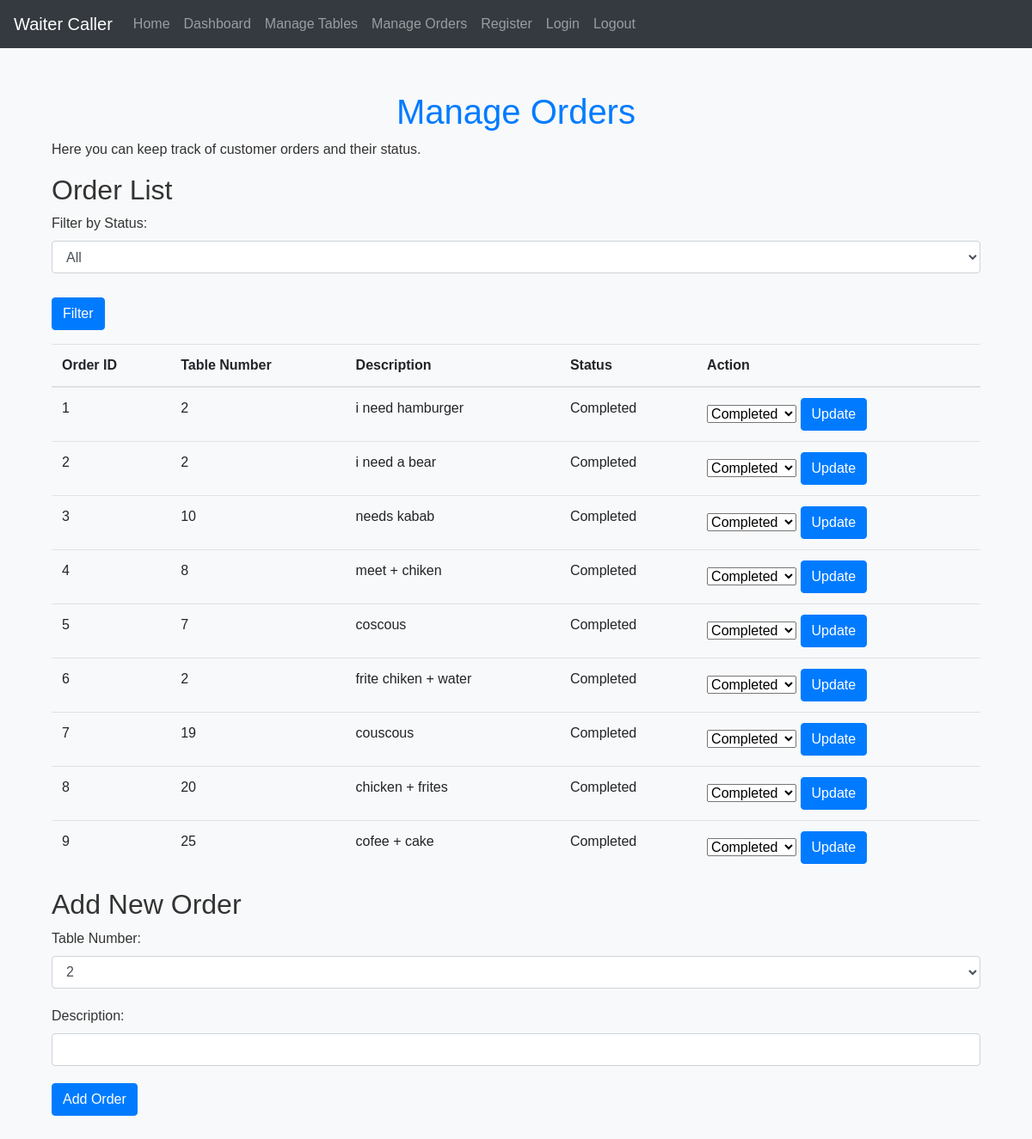
/manage_orders (signed in), run on an earlier commit of the app's database.
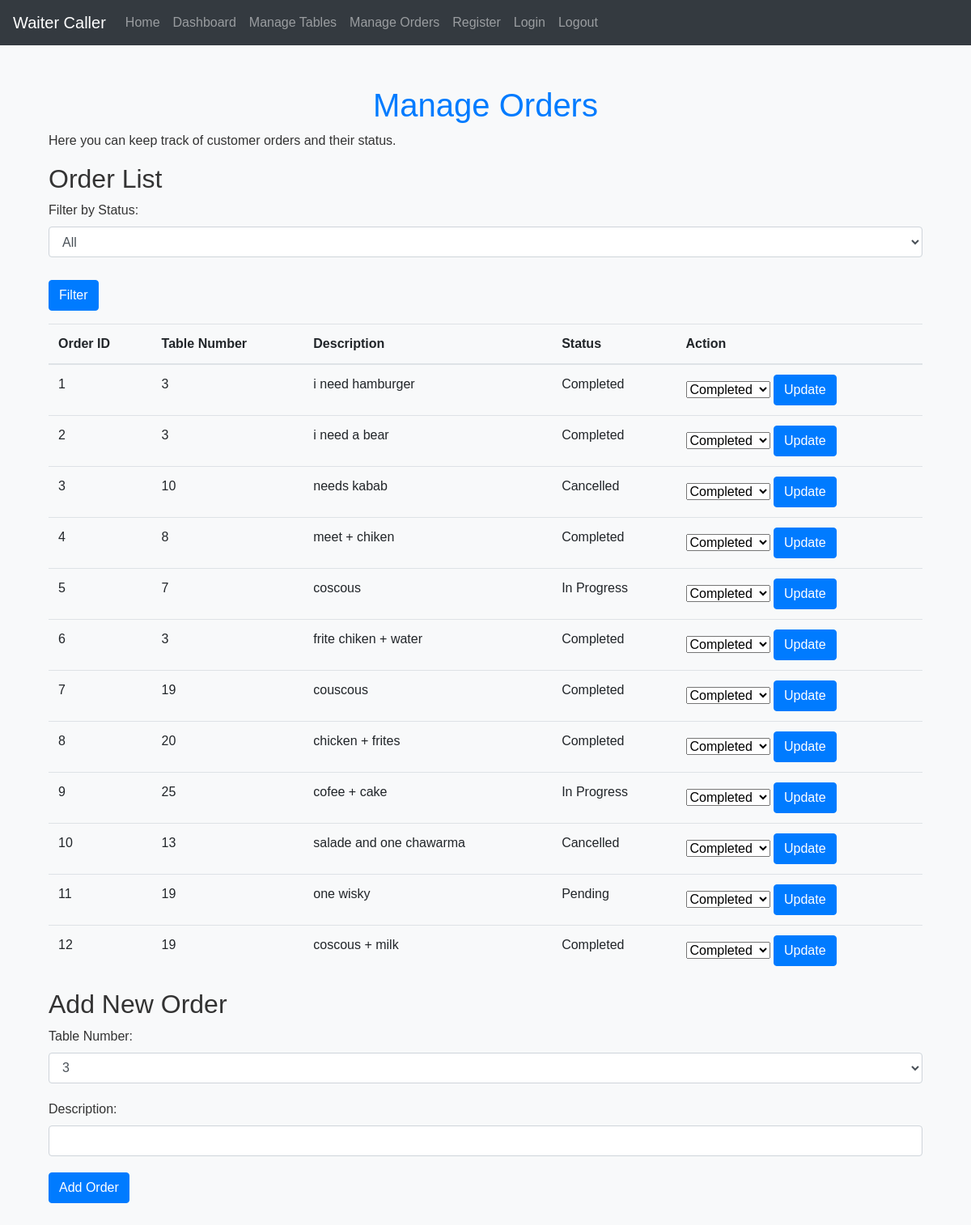
And on a later commit of the database.
### app.py (models this page shows, shortened)
class Order(db.Model):
    id = db.Column(db.Integer, primary_key=True)
    table_id = db.Column(db.Integer, db.ForeignKey('table.id'), nullable=False)
    description = db.Column(db.String(200), nullable=False)
    status = db.Column(db.String(20), nullable=False, default='Pending')
    table = db.relationship('Table', backref=db.backref('orders', lazy=True))

class Table(db.Model):
    id = db.Column(db.Integer, primary_key=True)
    table_number = db.Column(db.Integer, unique=True, nullable=False)
    status = db.Column(db.String(20), nullable=False)
    description = db.Column(db.String(200), nullable=True)  # Ensure this column exists

### app.py (the view, shortened to what this page needs)
@app.route('/manage_orders', methods=['GET', 'POST'])
def manage_orders():
    if 'user_id' not in session:
        flash('Please log in to manage orders.', 'error')
        return redirect(url_for('login'))
    filter_status = request.args.get('filter_status')
    if filter_status:
        orders = Order.query.filter_by(status=filter_status).all()
    else:
        orders = Order.query.all()
    tables = Table.query.all()
    return render_template('manage_orders.html', orders=orders, tables=tables)

### templates/manage_orders.html (shortened to what this page needs)
{% extends 'base.html' %}
{% block content %}
<div class="container mt-5">
    <h1 class="text-center">Manage Orders</h1>
    <p>Here you can keep track of customer orders and their status.</p>
    <h2>Order List</h2>
    <form method="GET" action="{{ url_for('manage_orders') }}">
        <div class="form-group">
            <label for="filter_status">Filter by Status:</label>
            <select class="form-control" id="filter_status" name="filter_status">
                <option value="">All</option>
            </select>
            <button type="submit" class="btn btn-primary mt-2">Filter</button>
        </div>
    </form>
    <table class="table">
        <thead>
            <tr>
                <th>Order ID</th>
                <th>Table Number</th>
                <th>Description</th>
                <th>Status</th>
                <th>Action</th>
            </tr>
        </thead>
        <tbody>
            {% for order in orders %}
            <tr>
                <td>{{ order.id }}</td>
                <td>{{ order.table.table_number }}</td>
                <td>{{ order.description }}</td>
                <td>{{ order.status }}</td>
                <td>
                    <form action="{{ url_for('resolve_order', order_id=order.id) }}" method="post" style="display: inline;">
                        <select name="status">
                            <option value="Completed">Completed</option>
                        </select>
                        <button type="submit" class="btn btn-primary">Update</button>
                    </form>
                </td>
            </tr>
            {% endfor %}
        </tbody>
    </table>
    <h2>Add New Order</h2>
    <form method="POST" action="{{ url_for('manage_orders') }}">
        <div class="form-group">
            <label for="table_id">Table Number:</label>
            <select class="form-control" id="table_id" name="table_id" required>
                {% for table in tables %}
                <option value="{{ table.id }}">{{ table.table_number }}</option>
                {% endfor %}
            </select>
        </div>
        <div class="form-group">
            <label for="description">Description:</label>
            <input type="text" class="form-control" id="description" name="description" required>
        </div>
        <button type="submit" class="btn btn-primary">Add Order</button>
    </form>
</div>
{% endblock %}

What changed in the data, as far as the page shows it:
changed through a linked row, Order "i need hamburger": table.table_number "2" → "3"
changed through a linked row, Order "i need a bear": table.table_number "2" → "3"
changed Order "needs kabab": status "Completed" → "Cancelled"
changed Order "coscous": status "Completed" → "In Progress"
changed through a linked row, Order "frite chiken + water": table.table_number "2" → "3"
changed Order "cofee + cake": status "Completed" → "In Progress"
added Order: id "10", table.table_number "13", description "salade and one chawarma", status "Cancelled"
added Order: id "11", table.table_number "19", description "one wisky", status "Pending"
added Order: id "12", table.table_number "19", description "coscous + milk", status "Completed"
Also different on the page:
form field table_id: "2" → "3"
